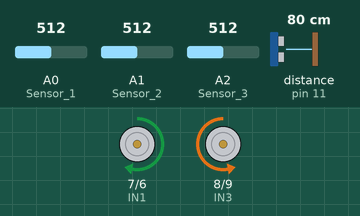
Simulated run of this sketch. Board: Arduino Uno, built with avr-gcc and run on an emulated ATmega328P. Shown: motor-driver pin pairs drawn as motors (green arrow = first pin HIGH = forward, orange = second pin HIGH = backward, longer = more drive, scaled by the enable pin). Wiring (inferred from the names in the program): ultrasonic range finder: trigger pin 12; echo pin 11. The inputs (shaded band) are chosen by the test bench; at power-on: distance to the obstacle (sensor on pin 11) 80 cm, A0 (Sensor_1) = 512, A1 (Sensor_2) = 512, A2 (Sensor_3) = 512. The echo pulse lasts 58.3 µs per cm.

Above: at 6.2 s.
6.3 s: distance to the obstacle (sensor on pin 11) set to 54 cm
7.8 s: distance to the obstacle (sensor on pin 11) set to 47 cm
At 8.5 s:
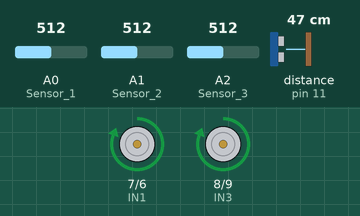
9.3 s: A0 (Sensor_1) set to 64
10.8 s: A0 (Sensor_1) set to 56
At 11.9 s:
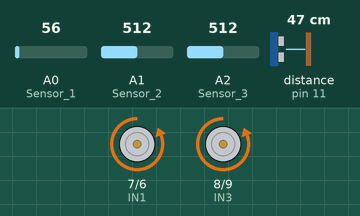
12.3 s: A0 (Sensor_1) set to 306
At 13.5 s:
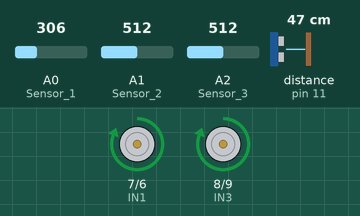
13.8 s: A0 (Sensor_1) set to 30
At 14.2 s:
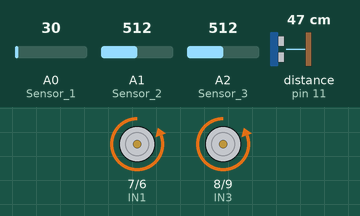
Timing chart, 0 to 16.3 s (numbered marks = the images above; inputs shaded):
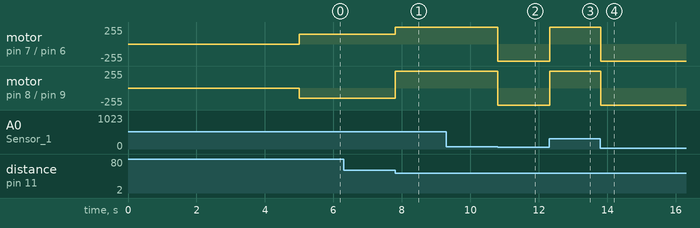

The sketch:

robot_sumo.ino
```cpp
/*
Código para el control del Robot Sumo
Curso: Máquinas Digitales con Laboratorio
Escrito por Pichardo Rico Cristian Eduardo
Última Modificación: 01 de diciembre 2023
*/


 //Declaramos pines del sensor ultrasónico
 #define Trigger 12
 #define Echo 11

 //Declaramos pines para los sensores infrarrojos
 #define Sensor_1 A0
 #define Sensor_2 A1
 #define Sensor_3 A2

 //DDeclaramos pines de los motores
 //Motor A
 #define ENA 5
 #define IN1 7
 #define IN2 6
 //Motor B
 #define ENB 10
 #define IN3 8
 #define IN4 9

 //Definimos el umbral del color blanco para el IR
 #define blanco 60
 //Definimos la distancia de la pista
 #define DisMe 50

void setup(){
 //Definimos los pines para los sensores IR:
 pinMode(Sensor_1,INPUT);
 pinMode(Sensor_2,INPUT);
 pinMode(Sensor_3,INPUT);

 //Definimos pines del sensor ultrasónico
 pinMode(Trigger, OUTPUT); //Trigger como salida
 pinMode(Echo, INPUT);  //Echo como entrada
 digitalWrite(Trigger, LOW);//Inicializamos el pin con 0

 //Definimos pines del motor como:
 pinMode (ENA, OUTPUT);
 pinMode (ENB, OUTPUT);
 pinMode (IN1, OUTPUT);
 pinMode (IN2, OUTPUT);
 pinMode (IN3, OUTPUT);
 pinMode (IN4, OUTPUT);

 //Tiempo de espera
 delay(5000);
}

void loop() {
 //Leemos la entrada analógica de los sensores infrarrojos
  int S_izquierda=analogRead(Sensor_1);
  int S_centro=analogRead(Sensor_2);
  int S_derecha=analogRead(Sensor_3);

  //Configuramos el valor de la distancia del sensor ultrasónico
  long t; //variable del tiempo que demora en llegar el eco
  long d; //variable de distancia en centimetros

  digitalWrite(Trigger, HIGH);
  delayMicroseconds(10); //Enviamos un pulso de 10us
  digitalWrite(Trigger, LOW);

  t = pulseIn(Echo, HIGH); //obtenemos el pulso
  d = t/59;             //escalamos el tiempo a una distancia en cm

  //Condiciones según la distancia
  if(d<=DisMe){  //Si detecta un objeto en un rango
    //Comprueba que está en la pista
    if(S_izquierda>blanco && S_centro>blanco && S_derecha>blanco){
      adelante();
    }
    //Sensor izquierdo detecta blanco
    else if(S_izquierda<=blanco && S_centro>blanco && S_derecha>blanco){
      atras();
      delay(500);
      }
    //Sensor centro detecta blanco
    else if(S_izquierda>blanco && S_centro<=blanco && S_derecha>blanco){
      adelante();
      delay(500);
      }
    //Sensor derecha detecta blanco
    else if(S_izquierda>blanco && S_centro>blanco && S_derecha<=blanco){
      atras();
      delay(500);
      }
    //Otros casos; detecte dos sensores en blanco
    else{
      atras();
      delay(500);
      }
  }
  //Si no detecta un objeto dentro de la distancia media
  else if(d>DisMe){
    //Comprueba que está en la pista
    if(S_izquierda>blanco && S_centro>blanco && S_derecha>blanco){
      vueltas();
    }
    //Sensor izquierdo detecta blanco
    else if(S_izquierda<=blanco && S_centro>blanco && S_derecha>blanco){
      atras();
      delay(500);
      }
    //Sensor centro detecta blanco
    else if(S_izquierda>blanco && S_centro<=blanco && S_derecha>blanco){
      adelante();
      delay(500);
      }
    //Sensor derecha detecta blanco
    else if(S_izquierda>blanco && S_centro>blanco && S_derecha<=blanco){
      atras();
      delay(500);
      }
    //Otros casos; detecte dos sensores en blanco
    else{
      atras();
      delay(500);
      }
  }
  //Si no detecta nada
  else{
    parar();
    delay(500);
    }
}

//Instrucciones de los motores
void adelante ()
{
 //Direccion motor A
 digitalWrite (IN1, HIGH);
 digitalWrite (IN2, LOW);
 analogWrite (ENA, 255); //Velocidad motor A
 //Direccion motor B
 digitalWrite (IN3, HIGH);
 digitalWrite (IN4, LOW);
 analogWrite (ENB, 255); //Velocidad motor B
}

void atras ()
{
 //Direccion motor A
 digitalWrite (IN1, LOW);
 digitalWrite (IN2, HIGH);
 analogWrite (ENA, 255); //Velocidad motor A
 //Direccion motor B
 digitalWrite (IN3, LOW);
 digitalWrite (IN4, HIGH);
 analogWrite (ENB, 255); //Velocidad motor B
}

void vueltas ()
{
 //Direccion motor A
 digitalWrite (IN1, HIGH);
 digitalWrite (IN2, LOW);
 analogWrite (ENA, 150); //Velocidad motor A
 //Direccion motor B
 digitalWrite (IN3, LOW);
 digitalWrite (IN4, HIGH);
 analogWrite (ENB, 150); //Velocidad motor A
}

void derecha()
{
 //Direccion motor A
 digitalWrite (IN1, HIGH);
 digitalWrite (IN2, LOW);
 analogWrite (ENA, 255); //Velocidad motor A
 //Direccion motor B
 digitalWrite (IN3, LOW);
 digitalWrite (IN4, HIGH);
 analogWrite (ENB, 255); //Velocidad motor A
}

void izquierda()
{
 //Direccion motor A
 digitalWrite (IN1, LOW);
 digitalWrite (IN2, HIGH);
 analogWrite (ENA, 255); //Velocidad motor A
 //Direccion motor B
 digitalWrite (IN3, HIGH);
 digitalWrite (IN4, LOW);
 analogWrite (ENB, 255); //Velocidad motor A
}

void parar ()
{
 //Direccion motor A
 digitalWrite (IN1, LOW);
 digitalWrite (IN2, LOW);
 analogWrite (ENA, 0); //Velocidad motor A
 //Direccion motor B
 digitalWrite (IN3, LOW);
 digitalWrite (IN4, LOW);
 analogWrite (ENB, 0); //Velocidad motor A
}
```

Measured:
- the behaviour switches between 52 and 51 cm on distance to the obstacle (sensor on pin 11) (found by bisection; images 0 and 1)
- the behaviour switches between 61 and 60 on A0 (Sensor_1) (found by bisection; images 1 and 2)
- after the input at 6.3 s, every drawn part: stays the same
- after the input at 7.8 s, motor on pin 7 (IN1) / pin 6 (IN2): forward 150/255 → forward 255/255 at once; motor on pin 8 (IN3) / pin 9 (IN4): backward 150/255 → forward 255/255 at once
- after the input at 9.3 s, every drawn part: stays the same
- after the input at 10.8 s, motor on pin 7 (IN1) / pin 6 (IN2), motor on pin 8 (IN3) / pin 9 (IN4): forward 255/255 → backward 255/255 at once
- after the input at 12.3 s, motor on pin 7 (IN1) / pin 6 (IN2), motor on pin 8 (IN3) / pin 9 (IN4): backward 255/255 → forward 255/255 at once
- after the input at 13.8 s, motor on pin 7 (IN1) / pin 6 (IN2), motor on pin 8 (IN3) / pin 9 (IN4): forward 255/255 → backward 255/255 at once
